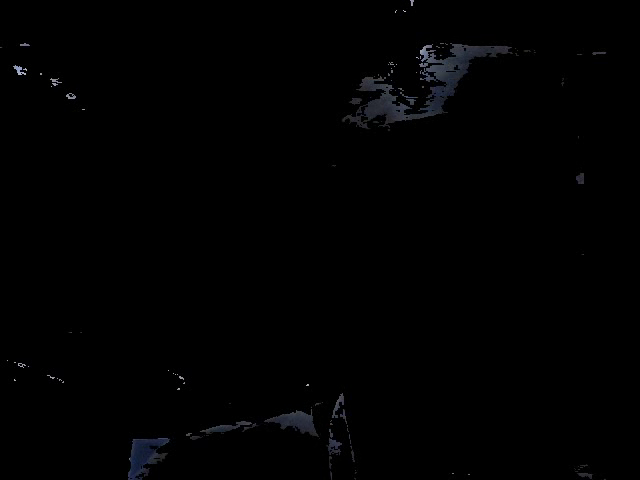
#> input picture frame 35 of vd_getColor.avi, 640 x 480 px, given in place of the camera
$ python video_tracking_with_color.py
#> lines starting #> are read from the running program, lines starting #| are printed output that depends on the picture; after the words box and inside, x2 and y2 are one past the last pixel; in counts of white or black regions, pixels touching at a corner belong together
import cv2
import numpy as np

vdo = cv2.VideoCapture(0)

height = int(vdo.get(cv2.CAP_PROP_FRAME_HEIGHT))
width = int(vdo.get(cv2.CAP_PROP_FRAME_WIDTH))

fourcc = cv2.VideoWriter_fourcc(*'XVID')
out = cv2.VideoWriter('vd_getColor.avi',fourcc,20.0,(width,height))

while 1:
    ret , frame = vdo.read()
#> frame is the input picture: shape (480, 640, 3); mean B, G, R 1.5, 1.2, 1.1
    if not ret:
        break

    frame = cv2.flip(frame,1)
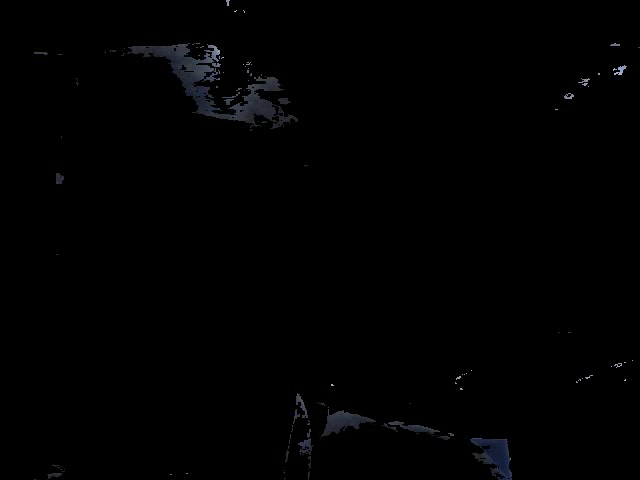
#> frame: shape (480, 640, 3); mean B, G, R 1.5, 1.2, 1.1

    frame2HSV = cv2.cvtColor(frame,cv2.COLOR_BGR2HSV)
#> frame2HSV: shape (480, 640, 3); mean H, S, V 4.4, 5.9, 1.5

    lower_blue = np.array([110,50,50])
    upper_blue = np.array([130,255,255])
    mark_blue = cv2.inRange(frame2HSV,lower_blue,upper_blue)
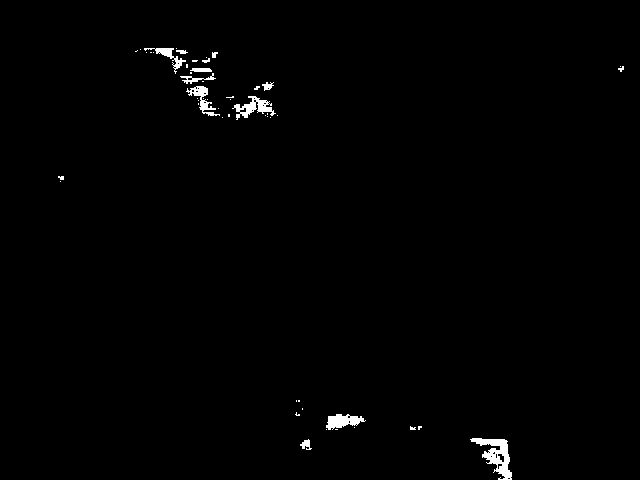
#> mark_blue: shape (480, 640); 0.86% white; 52 white regions (39 under 20 px), largest, box (x1, y1, x2, y2) and area: (470, 438, 512, 480) 732, (232, 96, 276, 120) 411, (326, 414, 366, 430) 375

    frame_fild = cv2.bitwise_and(frame,frame,mask=mark_blue)

    cv2.imshow('Video check', frame_fild)
    out.write(frame_fild)

    if cv2.waitKey(2) == ord("q"):
#> (key q is pressed here)
        break

vdo.release()
out.release()
cv2.destroyAllWindows()

$ run again, starting later in the video
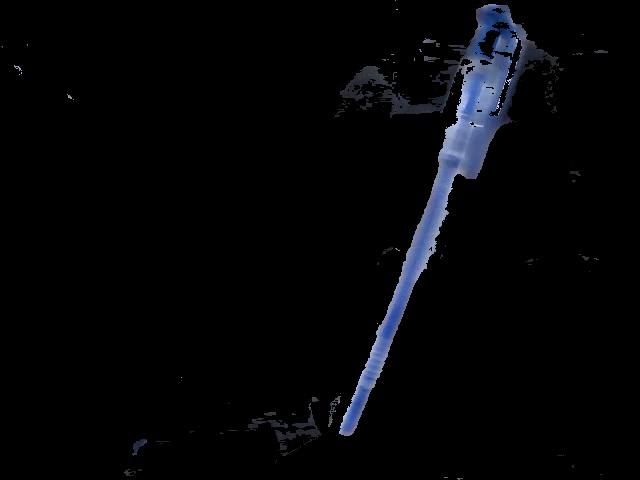
#> input picture frame 159 of vd_getColor.avi, 640 x 480 px, given in place of the camera
#> frame is the input picture: shape (480, 640, 3); mean B, G, R 7.3, 5.2, 4.5
#> frame2HSV: shape (480, 640, 3); mean H, S, V 8.8, 11.7, 7.3
#> `mark_blue = cv2.inRange(frame2HSV,lower_blue,upper_blue)`:
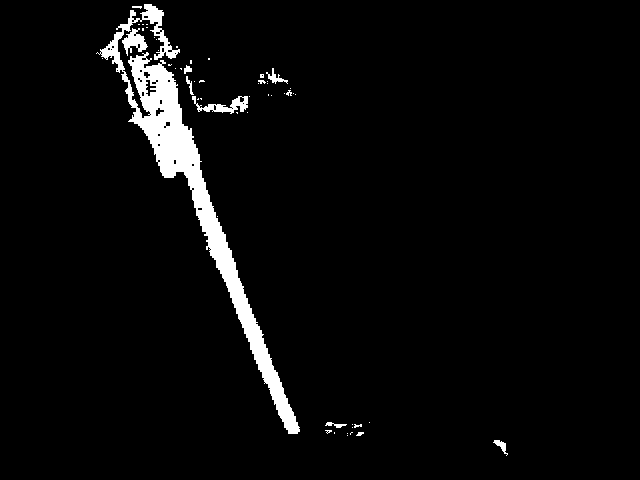
#> mark_blue: shape (480, 640); 3.8% white; 54 white regions (41 under 20 px), largest, box (x1, y1, x2, y2) and area: (96, 4, 300, 434) 10357, (192, 96, 248, 114) 412, (122, 28, 148, 56) 344
#> `frame_fild = cv2.bitwise_and(frame,frame,mask=mark_blue)`:
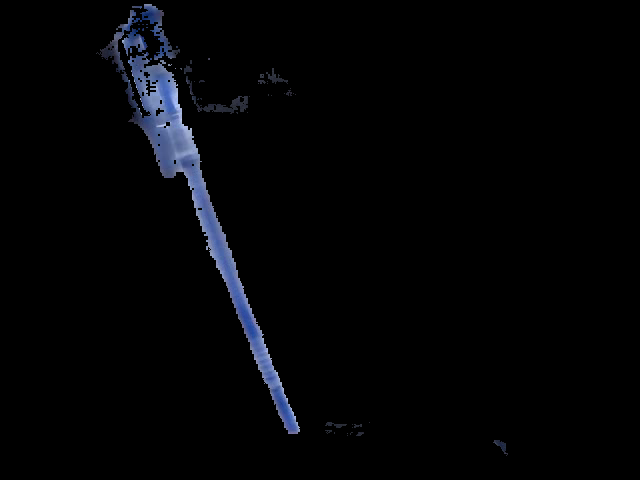
#> frame_fild: shape (480, 640, 3); mean B, G, R 5.7, 3.9, 3.3

$ run again, starting later in the video
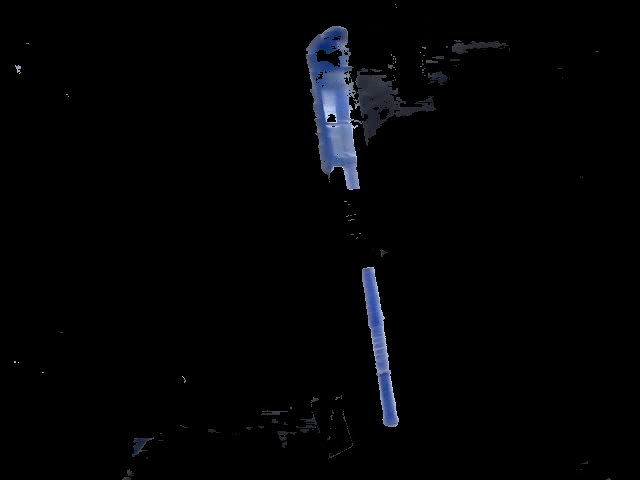
#> input picture frame 284 of vd_getColor.avi, 640 x 480 px, given in place of the camera
#> frame is the input picture: shape (480, 640, 3); mean B, G, R 4.7, 3.3, 2.9
#> `frame = cv2.flip(frame,1)`:
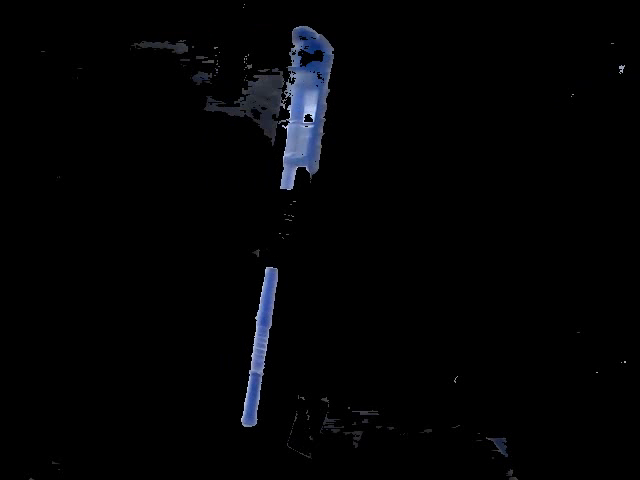
#> frame: shape (480, 640, 3); mean B, G, R 4.7, 3.3, 2.9
#> frame2HSV: shape (480, 640, 3); mean H, S, V 6.4, 9.1, 4.7
#> `mark_blue = cv2.inRange(frame2HSV,lower_blue,upper_blue)`:
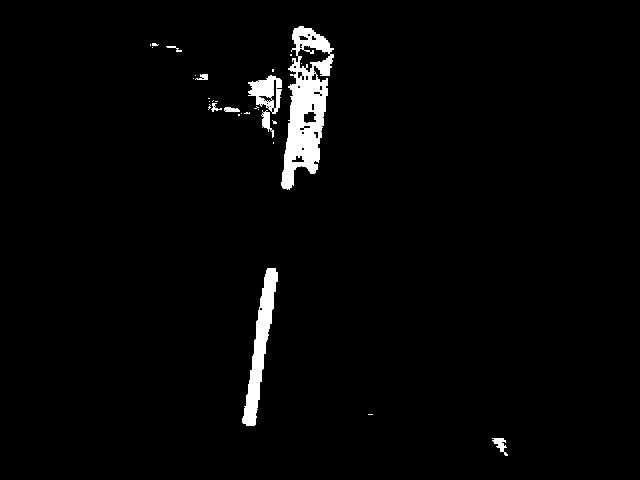
#> mark_blue: shape (480, 640); 2.5% white; 30 white regions (21 under 20 px), largest, box (x1, y1, x2, y2) and area: (281, 26, 334, 190) 4315, (242, 268, 278, 426) 2011, (248, 75, 282, 114) 726
